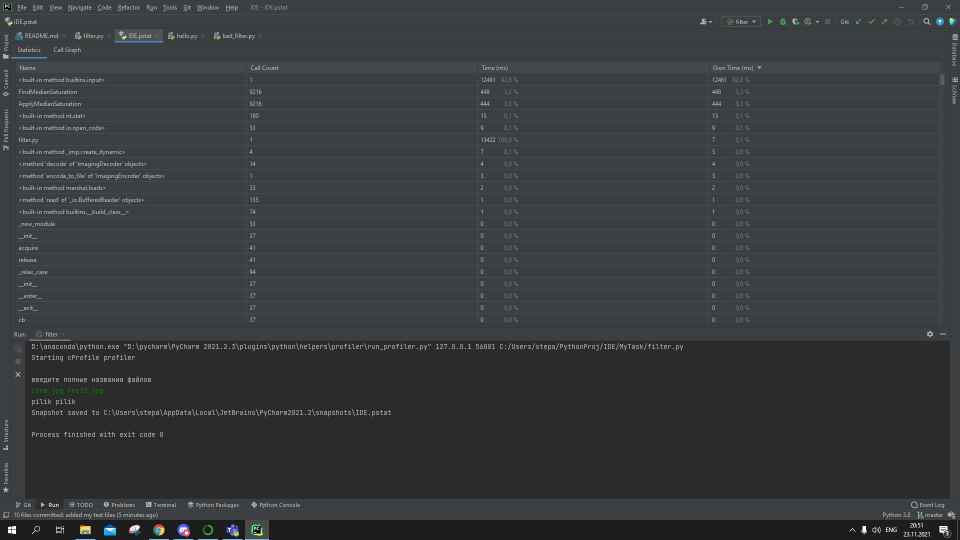
#> input picture MyTask/img.png, 1920 x 1080 px (shown at 1/2 size)
$ python filter.py
#> lines starting #> are read from the running program, lines starting #| are printed output that depends on the picture
from PIL import Image
import numpy as np


def FindMedianSaturation(i, j):
    """Находит среднюю насыщенность выбранного фрагмента

    >>> FindMedianSaturation(0, 0)
    7
    >>> FindMedianSaturation(100, 100)
    5
    >>> FindMedianSaturation(200, 200)
    2"""
    medianSaturation = 0
    for n in range(i, i + mosaicPartSide):
        for n0 in range(j, j + mosaicPartSide):
            redSat = imageMatrix[n][n0][0]
            greenSat = imageMatrix[n][n0][1]
            blueSat = imageMatrix[n][n0][2]
            pixelSat = int(redSat) + int(greenSat) + int(blueSat)
            medianSaturation += pixelSat / 3
    return int(medianSaturation // 100)


def ApplyMedianSaturation(i, j, medianSat):
    """присваивает всем пикселям фрагмента заданную насыщенность"""
    for n in range(i, i + mosaicPartSide):
        for n1 in range(j, j + mosaicPartSide):
            imageMatrix[n][n1][0] = int(medianSat // graySens) * graySens
            imageMatrix[n][n1][1] = int(medianSat // graySens) * graySens
            imageMatrix[n][n1][2] = int(medianSat // graySens) * graySens


if __name__ == "__main__":
    import filter

    filter.testmod()

print('введите полные названия файлов')
imgadreses = input().split(' ')
#> the answer given: img.png
img = Image.open(imgadreses[0])
#> img is the input picture: PIL image 1920x1080 RGB; mean R, G, B 56.5, 58.5, 59.9
imageMatrix = np.array(img)
mosaicPartSide = 5
graySens = 10
height = len(imageMatrix)
#> height = 1080
width = len(imageMatrix[1])
#> width = 1920
for i in range(0, height - 1, mosaicPartSide):
    for j in range(0, width - 1, mosaicPartSide):
        medianSaturation = FindMedianSaturation(i, j)
        ApplyMedianSaturation(i, j, medianSaturation)
res = Image.fromarray(imageMatrix)
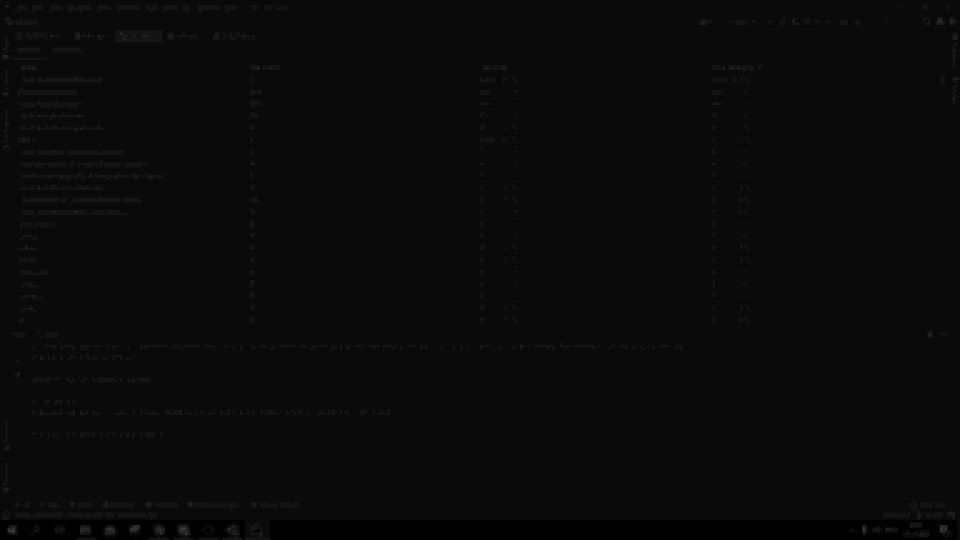
#> res: PIL image 1920x1080 RGB (shown at 1/2 size); min 0, max 60, mean 10.1
#> (the run stopped early here; a loop or call above may not have finished)
